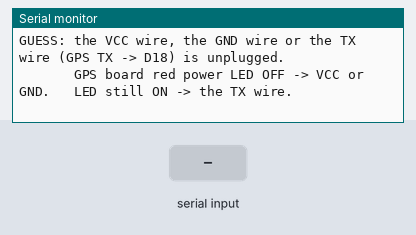
This sketch was run on a simulated ESP32. On the bench: the last lines printed to the serial monitor. The inputs (shaded band) are chosen by the test bench.

Above: at 1.5 s.
1.6 s: "$GPGLL\n" received over the second serial link
At 2.8 s:
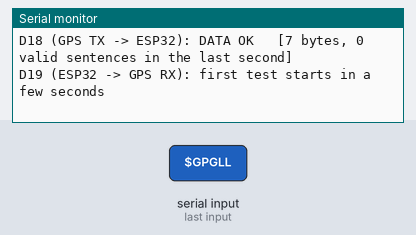
3.5 s: "$\n" received over the second serial link
5.0 s: "$GNGLL\n" received over the second serial link
At 7.8 s:
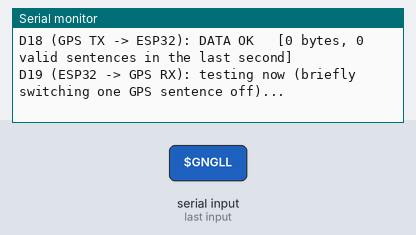
Timing chart, 0 to 9.3 s (numbered marks = the images above; inputs shaded):
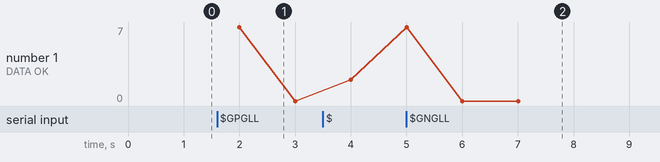

Measured:
- after the input at 1.6 s, the serial monitor: prints a new line after 0.40 s (image 1)
- after the input at 5.0 s, the serial monitor: prints a new line after 2.0 s (image 2)
- plotted number 1: 0 → 2 after the input at 3.5 s

The sketch:

gps_wire_check.ino
```cpp
/*
 * ArmoryDB · GPS wire check
 * =========================
 * Tells you which of the four GPS jumper wires is missing or wrong. Serial Monitor: 115200 baud.
 *
 *   GPS VCC -> ESP32 3V3
 *   GPS GND -> ESP32 GND
 *   GPS TX  -> ESP32 D18   (GPS talks, ESP32 listens)
 *   GPS RX  -> ESP32 D19   (ESP32 talks, GPS listens)
 *
 * How each wire is judged:
 *   - Data arriving on D18 proves VCC, GND and the TX wire are all fine.
 *   - D19 is tested by sending a harmless command that switches the GPS's GLL sentence off for
 *     a few seconds and then back on. If the GLL sentences really stop, the GPS heard us,
 *     so the D19 wire is fine. The GPS keeps working either way; D19 is only needed for commands.
 *   - No data at all means VCC, GND or the TX wire is unplugged. Software cannot tell those three
 *     apart: look at the GPS board's red power LED. LED off -> VCC or GND. LED on -> the TX wire.
 *
 * Plugging a wire back in is detected within a second or two.
 */
#include <HardwareSerial.h>

static const int RX_PIN = 18; /* ESP32 receives here  <- GPS TX */
static const int TX_PIN = 19; /* ESP32 transmits here -> GPS RX */
static const uint32_t GPS_BAUD = 9600;

HardwareSerial GPSSerial(2);

/* ---- sentence counting ---- */
String line;
unsigned long bytesWindow = 0;   /* bytes since the last status line */
unsigned long goodLinesWindow = 0;
unsigned long gllWindow = 0;     /* GLL sentences since the last status line */
unsigned long lastDataMs = 0;

void onChar(char c) {
  bytesWindow++;
  lastDataMs = millis();
  if (c == '\n') {
    if (line.length() > 6 && line[0] == '$' && line.indexOf('*') > 0) {
      goodLinesWindow++;
      if (line.startsWith("$GPGLL") || line.startsWith("$GNGLL")) gllWindow++;
    }
    line = "";
  } else if (c != '\r' && line.length() < 120) {
    line += c;
  }
}

/* ---- command path test (D19 -> GPS RX) ---- */
enum CmdState { CMD_WAIT, CMD_DISABLED, CMD_RESTORING };
CmdState cmdState = CMD_WAIT;
unsigned long cmdStateMs = 0;
unsigned long gllDuringTest = 0;
int lastCmdResult = 0; /* 0 = not tested yet, 1 = pass, -1 = fail */
unsigned long lastCmdResultMs = 0;

void sendPubx(const char* body) {
  uint8_t sum = 0;
  for (const char* p = body; *p; p++) sum ^= (uint8_t) *p;
  char out[80];
  snprintf(out, sizeof(out), "$%s*%02X\r\n", body, sum);
  GPSSerial.print(out);
}

void setGll(bool on) {
  /* PUBX,40: message GLL, rates for I2C, UART1, UART2, USB, SPI (0 = off, 1 = every fix) */
  sendPubx(on ? "PUBX,40,GLL,0,1,0,0,0,0" : "PUBX,40,GLL,0,0,0,0,0,0");
}

void runCommandTest(bool dataFlowing) {
  unsigned long now = millis();

  switch (cmdState) {
    case CMD_WAIT:
      /* A test cycle every ~10 s, and only while there is data to judge the result by. */
      if (dataFlowing && now - cmdStateMs > 6000) {
        setGll(false);
        gllDuringTest = 0;
        cmdState = CMD_DISABLED;
        cmdStateMs = now;
        gllWindow = 0;
      }
      break;

    case CMD_DISABLED:
      /* Sentences already on their way can still arrive in the first 1.5 s; judge after that. */
      if (now - cmdStateMs <= 1500) {
        gllWindow = 0;
      } else {
        gllDuringTest += gllWindow;
        gllWindow = 0;
      }
      if (now - cmdStateMs > 4500) {
        lastCmdResult = gllDuringTest == 0 ? 1 : -1;
        lastCmdResultMs = now;
        setGll(true); /* always put the GPS back the way it was */
        cmdState = CMD_RESTORING;
        cmdStateMs = now;
      }
      break;

    case CMD_RESTORING:
      if (now - cmdStateMs > 2500) {
        setGll(true); /* second attempt in case the first was lost */
        cmdState = CMD_WAIT;
        cmdStateMs = now;
      }
      break;
  }
}

void setup() {
  Serial.begin(115200);
  delay(300);
  Serial.println("\n=== GPS wire check ===");
  Serial.printf("listening on D%d (GPS TX), commands go out on D%d (GPS RX)\n", RX_PIN, TX_PIN);
  GPSSerial.begin(GPS_BAUD, SERIAL_8N1, RX_PIN, TX_PIN);
  cmdStateMs = millis();
}

unsigned long lastStatusMs = 0;

void loop() {
  while (GPSSerial.available()) onChar((char) GPSSerial.read());

  unsigned long now = millis();
  bool dataFlowing = lastDataMs != 0 && now - lastDataMs < 2500;
  runCommandTest(dataFlowing);

  if (now - lastStatusMs < 1000) return;
  lastStatusMs = now;

  Serial.println("------------------------------------------------------------");
  Serial.printf("D18 (GPS TX -> ESP32): %s   [%lu bytes, %lu valid sentences in the last second]\n",
                dataFlowing ? "DATA OK" : "NO DATA", bytesWindow, goodLinesWindow);

  if (cmdState == CMD_DISABLED) {
    Serial.println("D19 (ESP32 -> GPS RX): testing now (briefly switching one GPS sentence off)...");
  } else if (!dataFlowing) {
    Serial.println("D19 (ESP32 -> GPS RX): cannot be tested without data from the GPS");
  } else if (lastCmdResult == 0) {
    Serial.println("D19 (ESP32 -> GPS RX): first test starts in a few seconds");
  } else {
    Serial.printf("D19 (ESP32 -> GPS RX): %s   (last test %lu s ago)\n",
                  lastCmdResult > 0 ? "COMMAND OBEYED" : "NO REACTION", (now - lastCmdResultMs) / 1000UL);
  }

  if (!dataFlowing) {
    Serial.println("GUESS: the VCC wire, the GND wire or the TX wire (GPS TX -> D18) is unplugged.");
    Serial.println("       GPS board red power LED OFF -> VCC or GND.   LED still ON -> the TX wire.");
  } else if (cmdState != CMD_DISABLED && lastCmdResult < 0) {
    Serial.println("GUESS: the RX wire (ESP32 D19 -> GPS RX) is unplugged or on the wrong pin.");
  } else if (cmdState != CMD_DISABLED && lastCmdResult > 0) {
    Serial.println("GUESS: all four wires are connected correctly.");
  }

  bytesWindow = 0;
  goodLinesWindow = 0;
  if (cmdState != CMD_DISABLED) gllWindow = 0;
}
```
